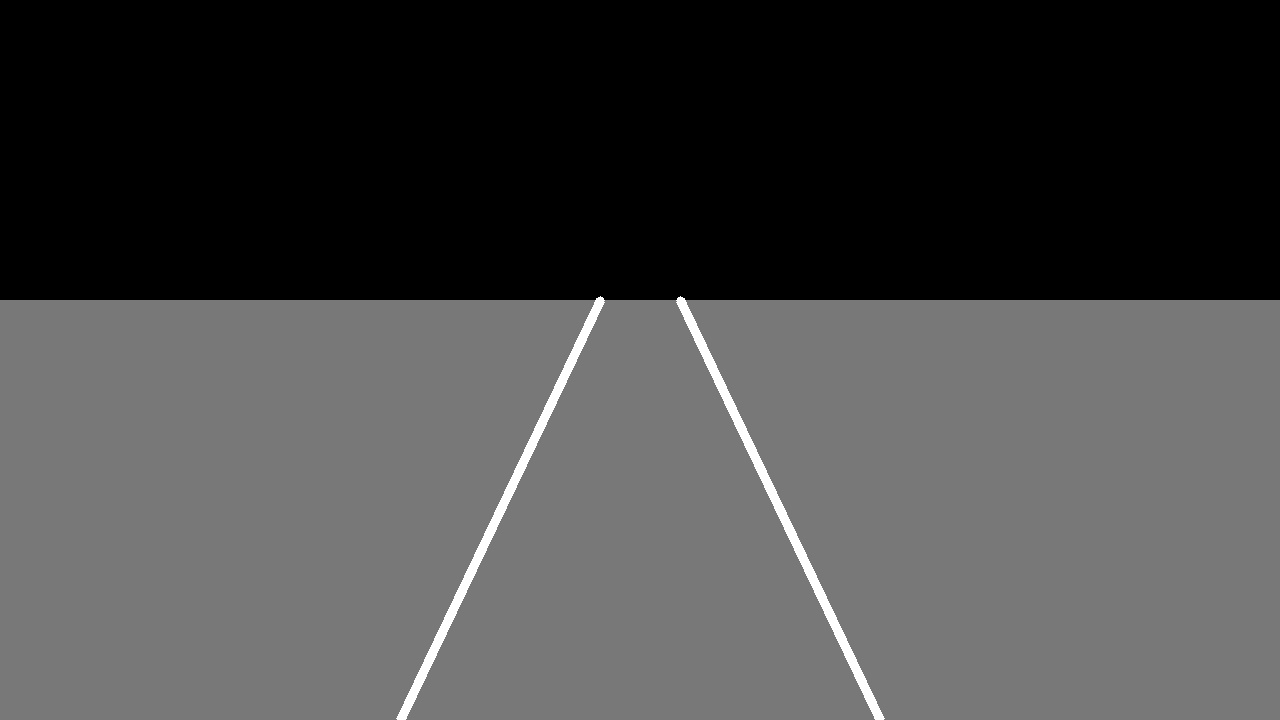
#> input picture camera_test_input.jpg, 1280 x 720 px
$ python test_camera_evidence.py
#> lines starting #> are read from the running program, lines starting #| are printed output that depends on the picture; after the words box and inside, x2 and y2 are one past the last pixel; in counts of white or black regions, pixels touching at a corner belong together
#> further down, image is the input picture: shape (720, 1280, 3); min 0, max 255, mean 71.3
### src/camera/road_analyzer.py
import cv2
import numpy as np


class RoadAnalyzer:
    """Extracts and analyzes the road region of a camera image."""

    def __init__(self):
        pass

    def extract_road_region(
        self,
        image: np.ndarray,
    ) -> np.ndarray:
        """Extract the lower portion of the image where the road is expected."""

        height, width = image.shape[:2]
#> height = 720; width = 1280

        start_y = int(height * 0.45)
#> start_y = 324

        road_region = image[
            start_y:height,
            0:width,
        ]
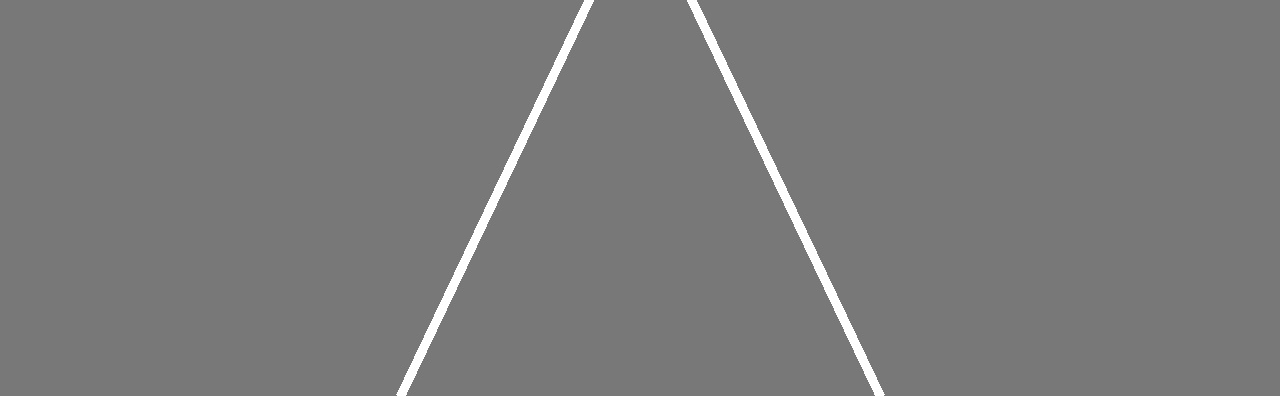
#> road_region: shape (396, 1280, 3); min 114, max 255, mean 122.1

        return road_region

    def calculate_edge_density(
        self,
        road_region: np.ndarray,
    ) -> float:
        """Calculate normalized edge density in the road region."""

        gray = cv2.cvtColor(
            road_region,
            cv2.COLOR_BGR2GRAY,
        )

        edges = cv2.Canny(
            gray,
            50,
            150,
        )
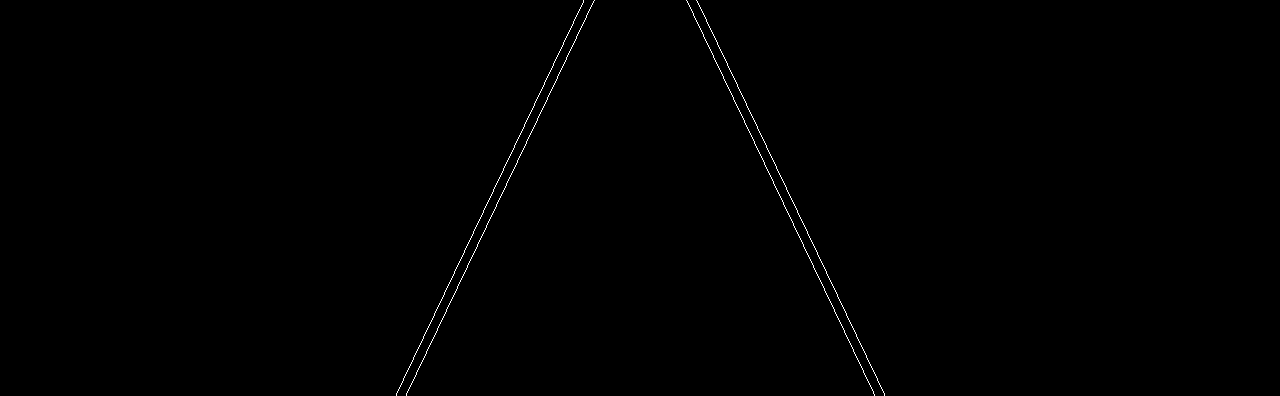
#> edges: shape (396, 1280); 0.31% white in thin lines or dots, all inside (x1, y1, x2, y2) = (396, 0, 885, 396)

        edge_pixels = np.count_nonzero(edges)
#> edge_pixels = 1584
        total_pixels = edges.size
#> total_pixels = 506880

        return edge_pixels / total_pixels

    def calculate_brightness(
        self,
        road_region: np.ndarray,
    ) -> float:
        """Calculate normalized average brightness."""

        gray = cv2.cvtColor(
            road_region,
            cv2.COLOR_BGR2GRAY,
        )

        brightness = float(np.mean(gray))

        return brightness / 255.0

    def analyze(
        self,
        image: np.ndarray,
    ) -> dict:
        """Analyze the visible road region."""

        road_region = self.extract_road_region(
            image
        )

        edge_density = self.calculate_edge_density(
            road_region
        )
#> edge_density = 0.00313

        brightness = self.calculate_brightness(
            road_region
        )
#> in calculate_brightness, `brightness = float(np.mean(gray))`: brightness = 122.1
#> brightness = 0.479

        return {
            "edge_density": edge_density,
            "brightness": brightness,
            "road_region_height": road_region.shape[0],
            "road_region_width": road_region.shape[1],
        }

### src/camera/camera_evidence.py
from dataclasses import dataclass


@dataclass
class CameraEvidence:
    """Represents visual evidence extracted from the road image."""

    hazard_score: float
    edge_density: float
    brightness: float
    confidence: float


class CameraEvidenceAnalyzer:
    """Converts road-image features into prototype hazard evidence."""

    def analyze(
        self,
        edge_density: float,
        brightness: float,
    ) -> CameraEvidence:

        # Prototype heuristic only.
        # These values are experimental and are NOT safety thresholds.

        texture_score = min(
            edge_density / 0.05,
            1.0,
        )

        brightness_score = 1.0 - abs(
            brightness - 0.45
        ) / 0.45

        brightness_score = max(
            0.0,
            min(brightness_score, 1.0),
        )

        hazard_score = (
            texture_score * 0.6
            + brightness_score * 0.4
        )

        confidence = min(
            0.5 + hazard_score * 0.5,
            1.0,
        )

        return CameraEvidence(
            hazard_score=hazard_score,
            edge_density=edge_density,
            brightness=brightness,
            confidence=confidence,
        )

### test_camera_evidence.py
import cv2

from src.camera.road_analyzer import RoadAnalyzer
from src.camera.camera_evidence import CameraEvidenceAnalyzer


image = cv2.imread("camera_test_input.jpg")

if image is None:
    raise FileNotFoundError(
        "camera_test_input.jpg not found"
    )


road_analyzer = RoadAnalyzer()
evidence_analyzer = CameraEvidenceAnalyzer()


road_result = road_analyzer.analyze(image)
#> road_result = {'edge_density': 0.00313, 'brightness': 0.479, 'road_region_height': 396, 'road_region_width': 1280}


evidence = evidence_analyzer.analyze(
    edge_density=road_result["edge_density"],
    brightness=road_result["brightness"],
)


print("Camera evidence analysis:")

print(
    "Edge density:",
    round(evidence.edge_density, 4),
)
#| Edge density: 0.0031

print(
    "Brightness:",
    round(evidence.brightness, 4),
)
#| Brightness: 0.4789

print(
    "Hazard evidence score:",
    round(evidence.hazard_score, 4),
)
#| Hazard evidence score: 0.4118

print(
    "Confidence:",
    round(evidence.confidence, 4),
)
#| Confidence: 0.7059
